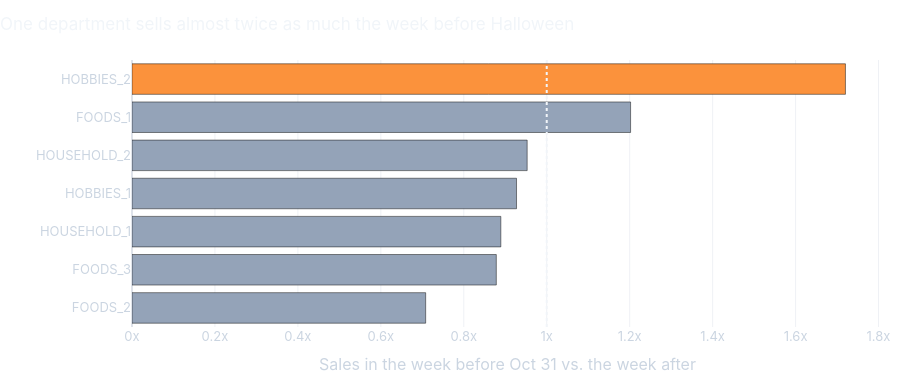

Here is the notebook cell this chart was saved with:
### Markdown cell above
Only 15 of 3,049 products pass, and 13 of them sit in one department, `HOBBIES_2`. The test never looked at departments, so that clustering is a good sign it found something real. The whole department tells the same story: in the week before Halloween it sells almost twice what it sells in the week after.

### Code cell
depts = items.groupby(level="dept_id").sum()
ratio = pd.DataFrame({
    year: depts.loc[:, (cols >= f"{year}-10-25") & (cols <= f"{year}-10-31")].mean(axis=1)
    / depts.loc[:, (cols >= f"{year}-11-01") & (cols <= f"{year}-11-07")].mean(axis=1)
    for year in YEARS
}).mean(axis=1).sort_values()

dept_fig = px.bar(
    x=ratio.values, y=ratio.index, orientation="h",
    color=np.where(ratio.index == "HOBBIES_2", "Halloween", "Everything else"),
    color_discrete_map=COLORS,
    title="One department sells almost twice as much the week before Halloween",
    labels={"x": "Sales in the week before Oct 31 vs. the week after", "y": ""},
)
dept_fig.add_vline(x=1, line_dash="dot", line_color="#f1f5f9")
dept_fig.update_traces(hovertemplate="%{y}: %{x:.2f}x<extra></extra>")
dept_fig.update_layout(showlegend=False, height=380, xaxis_ticksuffix="x")
dept_fig.show()

### Figure 1 — Plotly figure (JSON) as saved in the notebook; plotly's stock layout.template omitted (floating-point values rounded to 4 significant figures)
{"data": [{"hovertemplate": "%{y}: %{x:.2f}x<extra></extra>", "legendgroup": "Everything else", "marker": {"color": "#94a3b8", "pattern": {"shape": ""}}, "name": "Everything else", "orientation": "h", "showlegend": true, "textposition": "auto", "type": "bar", "x": [0.7081, 0.8784, 0.8893, 0.9272, 0.9529, 1.202], "xaxis": "x", "y": ["FOODS_2", "FOODS_3", "HOUSEHOLD_1", "HOBBIES_1", "HOUSEHOLD_2", "FOODS_1"], "yaxis": "y"}, {"hovertemplate": "%{y}: %{x:.2f}x<extra></extra>", "legendgroup": "Halloween", "marker": {"color": "#fb923c", "pattern": {"shape": ""}}, "name": "Halloween", "orientation": "h", "showlegend": true, "textposition": "auto", "type": "bar", "x": [1.72], "xaxis": "x", "y": ["HOBBIES_2"], "yaxis": "y"}], "layout": {"barmode": "relative", "height": 380, "legend": {"title": {"text": "color"}, "tracegroupgap": 0}, "shapes": [{"line": {"color": "#f1f5f9", "dash": "dot"}, "type": "line", "x0": 1, "x1": 1, "xref": "x", "y0": 0, "y1": 1, "yref": "y domain"}], "showlegend": false, "title": {"text": "One department sells almost twice as much the week before Halloween"}, "xaxis": {"anchor": "y", "domain": [0.0, 1.0], "ticksuffix": "x", "title": {"text": "Sales in the week before Oct 31 vs. the week after"}}, "yaxis": {"anchor": "x", "domain": [0.0, 1.0], "title": {"text": ""}}}}
